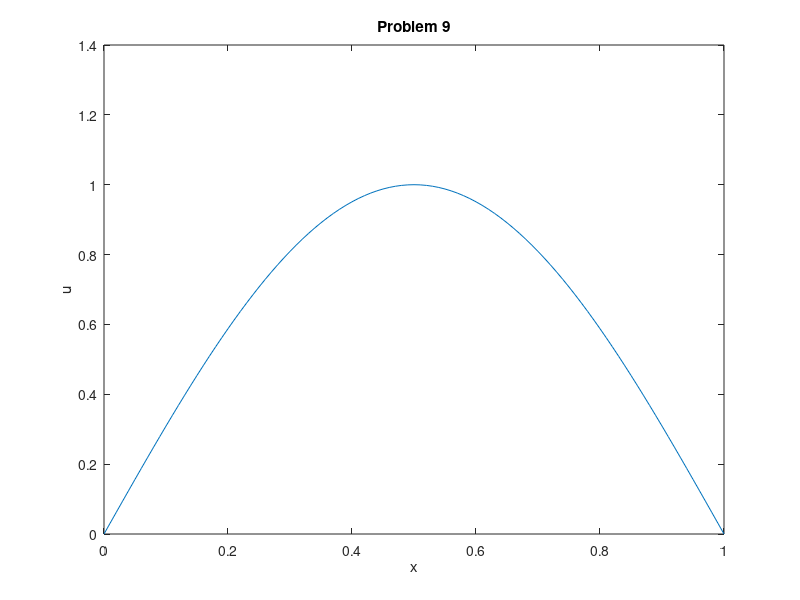

This chart was generated by the following MATLAB code:
function test

%% Problem 9
% $-u'' + \pi ^2 u = 2\pi ^2 sin(\pi x)
%
% Finite difference: Compared to $y''=p(x)y' + q(x)y + r(x)$
%
% we get $p(x)=0  \ q(x) = \pi ^2 \ r(x) = -2\pi ^2sin(\pi x)$
%
% define N = 10, then h = 1/10
%
% $d_i(1<i<N) = 2+\frac{\pi}{10}^2$
%
% $u_i = l_i =-1$
%
% $b =[\alpha, -h^2r_1, -h^2r_2, ... , -h^2r_{N-1}, \beta]^T$
%
 
N = 100;
h = 1/N;
alpha = 0;
beta = 0;
b = zeros(N-1,1);
xspan = linspace(0,1,N+1);
for i = 1:N-1
    b(i) = -h^2*(-2*pi^2)*sin(i*pi/N);
end
b = [alpha;b;beta];
A = diag((2+(pi/N)^2)*ones(1,N+1))+diag(-ones(1,N),1)+diag(-ones(1,N),-1);
A(1,1)=1;
A(N+1,N+1)=1;
A(1,2)=0;
A(N+1,N)=0;
x=A\b;
plot(xspan,x);
xlabel('x');
ylabel('u');
title('Problem 9');

% Shooting Methods:
u01 = 0;
uder01 = 0;
u02 = 0;
uder02 = 1;
u10 = [u01; uder01];
u20 = [u02; uder02];
tspan = [0; 0.25; 0.5; 0.75; 1];
[x1,u1]= ode45(@IVP1, tspan, [0 0]);
[x2,u2]= ode45(@IVP2, tspan, [0 1]);
u1(:,1)
u2(:,2)
% Neither u1(1) nor u2(1) equals to 0; we need another parameter c
c = (0-u1(5,1))/u2(5,1)
exact = sin(pi);
estim = u1(5,1)+c*u2(5,1);
error = estim - exact

% Initial Value Problem 1:
    function dudx = IVP1(x,u)
    dudx=zeros(2,1);
    dudx(1) = u(2);
    dudx(2) = pi^2*u(1)-2*pi^2*sin(pi*x);
    end
% Initial Value Problem 2:
    function dudx = IVP2(x,u)
    dudx=zeros(2,1);
    dudx(1) = u(2);
    dudx(2) = pi^2*u(1);  
    end

end